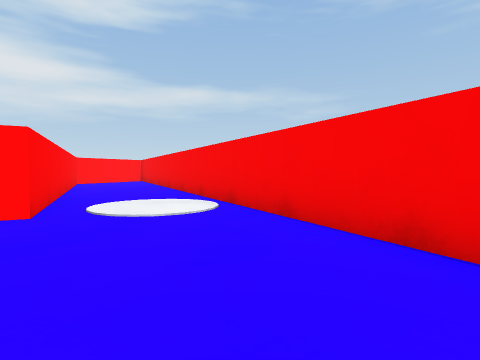
[1] (above)

24 first-person views from a walk through a 3-D level made in the Unity game engine. The camera is 0.56 m above the floor, tilts 2° down and sees 80° across. The floor is counted in squares, 1 m on a side. Each view is taken from the middle of a square. On the plan, view 1 faces up. The plan holds only what a view shows up to about 9 squares ahead; the rest is blank. The place goes on beyond the plan.

[2]
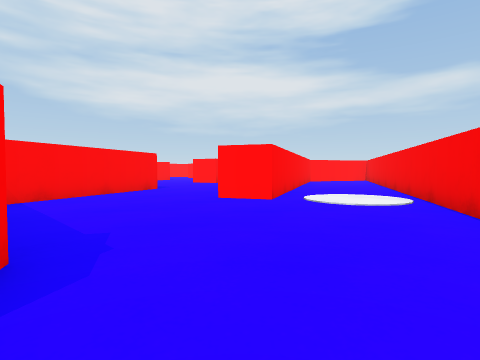

[3]
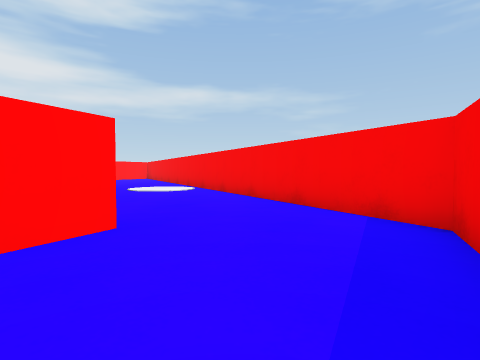

[4]
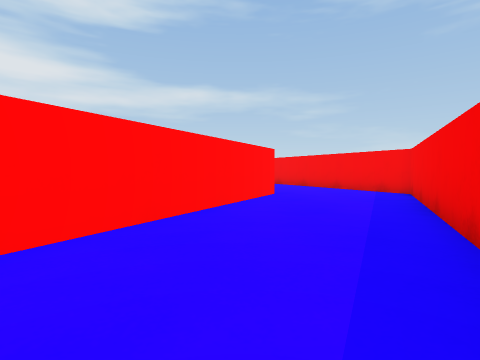

[5]
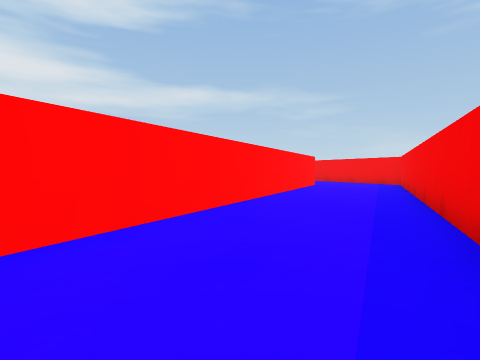

[6]
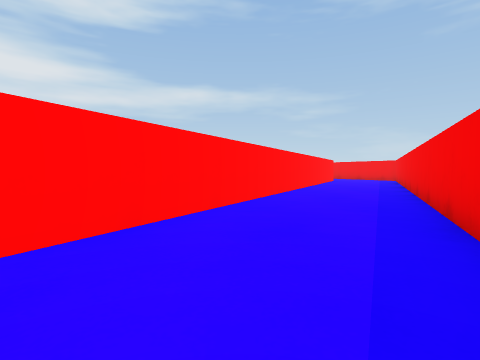

[7]
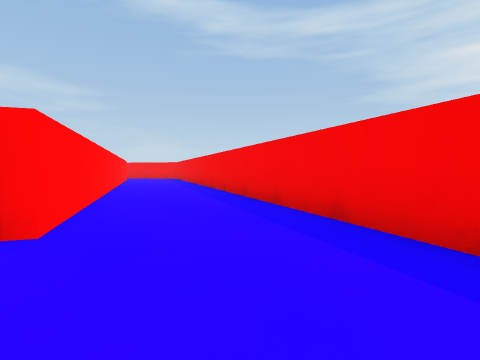

[8]
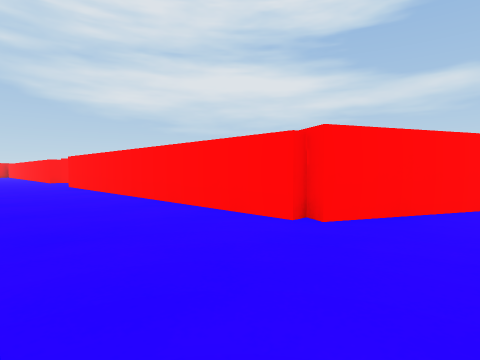

[9]
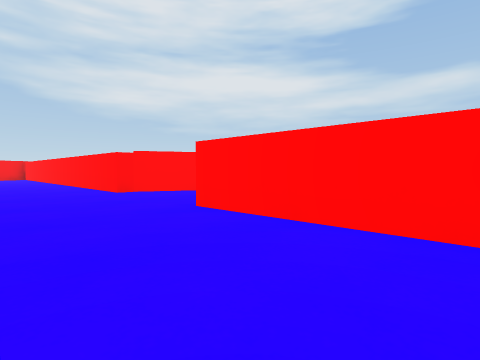

[10]
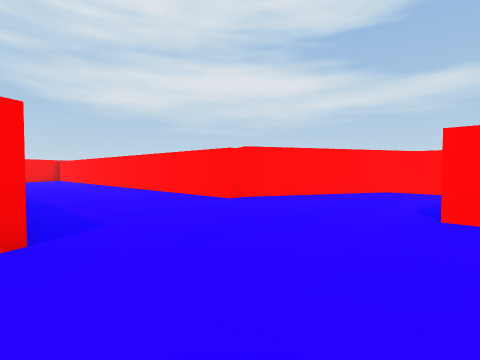

[11]
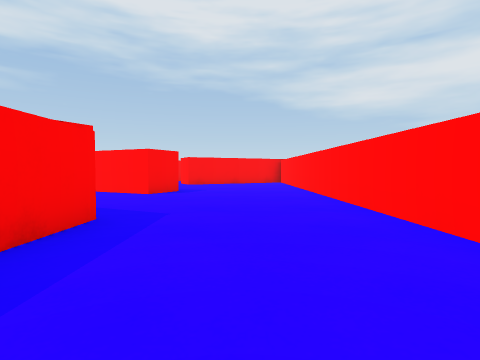

[12]
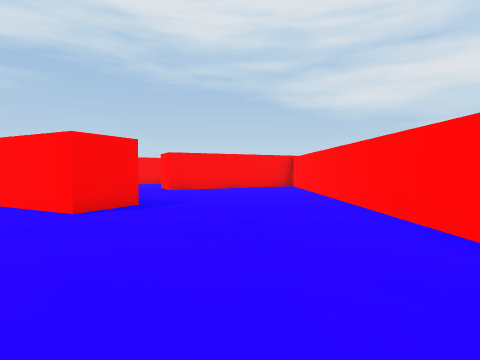

[13]
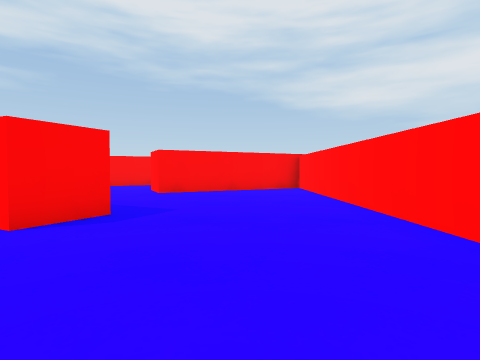

[14]
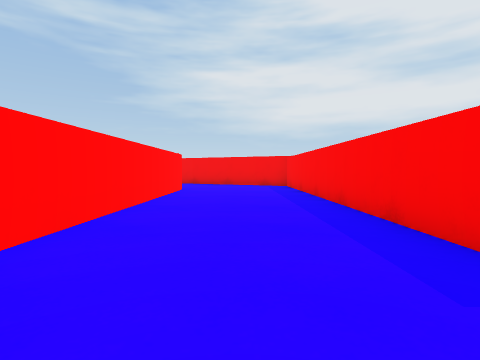

[15]
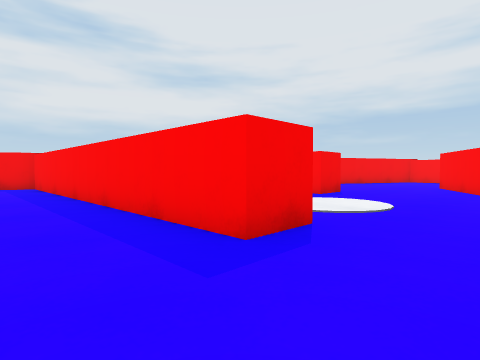

[16]
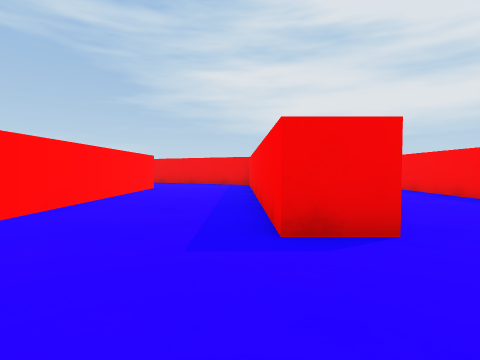

[17]
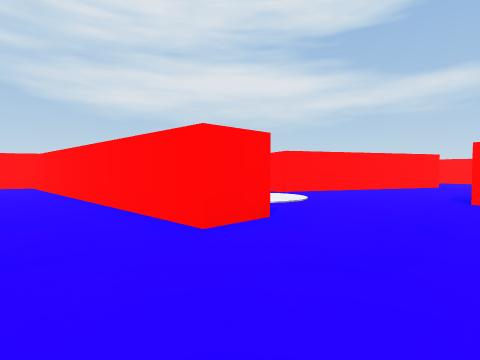

[18]
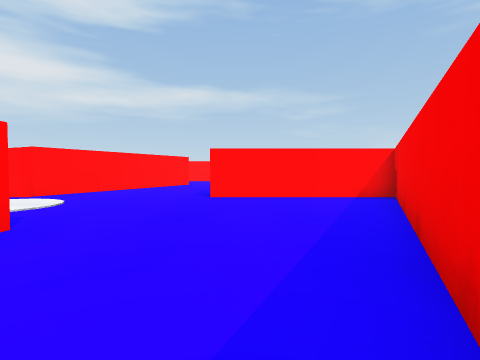

[19]
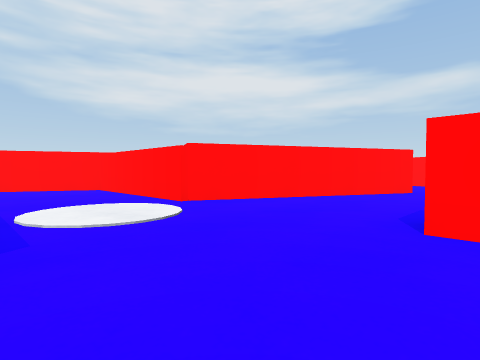

[20]
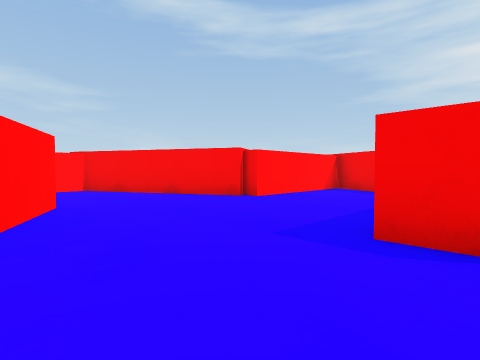

[21]
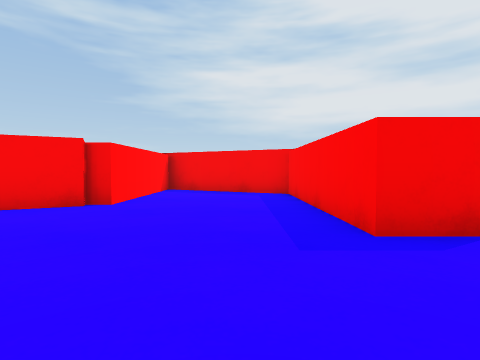

[22]
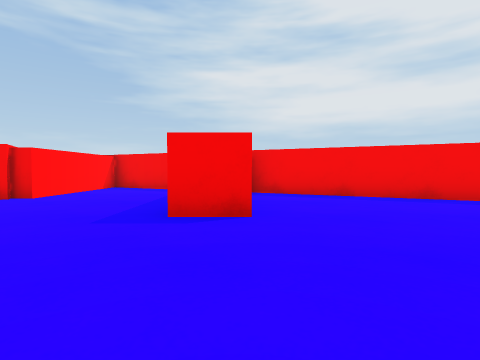

[23]
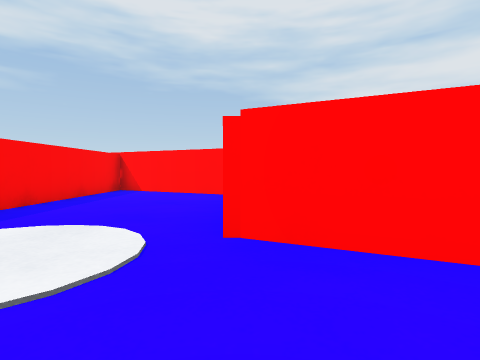

[24]
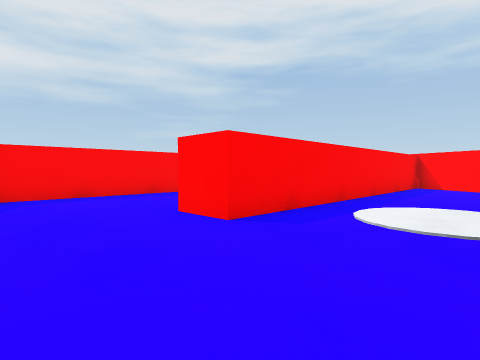

### Floor plan
Ten units are one square. View 1 is at (0, 0); x grows to the right and y downward. Boxes are objects, and circles mark ways between rooms. Rooms are numbered by the first view taken in them; rooms with no view inside come last. Other rooms are left out.
<svg viewBox="-323 -85 358 275">
<path fill="none" stroke="#000" d="M-1 12 -66 143M-28 -42 -24 -33 -34 -27M-41 158 30 14 -6 -58M-191 137 -191 142 -318 142 -299 180M-222 176 -209 176M-134 185 -134 176 -50 176 -41 158M-267 176 -256 181 -258 185M-66 143 -156 143 -156 133M-62 111 -38 61 -76 61 -76 51 -33 51 -17 19 -54 19 -54 15M-89 10 -114 61 -154 61 -170 93 -92 93 -92 103 -175 103 -191 137M-156 133 -75 133M-6 -58 -17 -80M-38 -62 -28 -42"/>
<rect x="-115" y="65" width="10" height="10" fill="#bbb"><title>disc</title></rect>
<rect x="-25" y="-55" width="10" height="10" fill="#bbb"><title>disc</title></rect>
<circle cx="-55" cy="150" r="3" fill="#2a7"/>
<circle cx="-20" cy="-50" r="3" fill="#2a7"/>
<circle cx="-170" cy="130" r="3" fill="#2a7"/>
<text x="-10" y="50">1</text>
<text x="-180" y="160">2</text>
<text x="-100" y="80">3</text>
<text x="-20" y="-60">4</text>
</svg>
Room 1 opens to room 2. Room 1 opens to room 4. Room 2 opens to room 3.

Where each view was taken, in squares from view 1:
view 1: 0 up, 0 right, facing up
view 2: 1 down, 1 right, facing up-left
view 3: 4 down, 1 right, facing up
view 4: 8 down, 1 left, facing up
view 5: 12 down, 3 left, facing up
view 6: 16 down, 5 left, facing up
view 7: 17 down, 7 left, facing up-right
view 8: 17 down, 5 left, facing up-left
view 9: 17 down, 12 left, facing up-left
view 10: 18 down, 15 left, facing up-left
view 11: 16 down, 19 left, facing left
view 12: 16 down, 22 left, facing left
view 13: 16 down, 23 left, facing left
view 14: 16 down, 15 left, facing right
view 15: 16 down, 15 left, facing down-right
view 16: 13 down, 18 left, facing right
view 17: 12 down, 7 left, facing up-left
view 18: 12 down, 7 left, facing up
view 19: 9 down, 7 left, facing up-left
view 20: 6 down, 10 left, facing up-right
view 21: 4 down, 10 left, facing right
view 22: 6 down, 11 left, facing right
view 23: 6 down, 9 left, facing left
view 24: 7 down, 7 left, facing down-left
